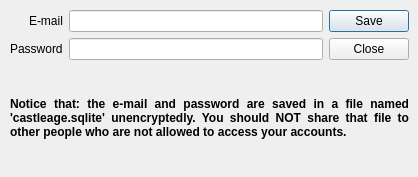
<?xml version="1.0" encoding="UTF-8"?>
<ui version="4.0">
 <class>NewAccountDialog</class>
 <widget class="QDialog" name="NewAccountDialog">
  <property name="geometry">
   <rect>
    <x>0</x>
    <y>0</y>
    <width>418</width>
    <height>177</height>
   </rect>
  </property>
  <property name="minimumSize">
   <size>
    <width>400</width>
    <height>90</height>
   </size>
  </property>
  <property name="windowTitle">
   <string>New Account Dialog</string>
  </property>
  <property name="modal">
   <bool>true</bool>
  </property>
  <widget class="QWidget" name="layoutWidget">
   <property name="geometry">
    <rect>
     <x>10</x>
     <y>10</y>
     <width>399</width>
     <height>161</height>
    </rect>
   </property>
   <layout class="QVBoxLayout" name="verticalLayout" stretch="0,1">
    <item>
     <layout class="QHBoxLayout" name="horizontalLayout" stretch="0,0">
      <property name="spacing">
       <number>-1</number>
      </property>
      <property name="sizeConstraint">
       <enum>QLayout::SetDefaultConstraint</enum>
      </property>
      <item>
       <layout class="QFormLayout" name="formLayout">
        <property name="sizeConstraint">
         <enum>QLayout::SetDefaultConstraint</enum>
        </property>
        <property name="fieldGrowthPolicy">
         <enum>QFormLayout::ExpandingFieldsGrow</enum>
        </property>
        <property name="labelAlignment">
         <set>Qt::AlignRight|Qt::AlignTrailing|Qt::AlignVCenter</set>
        </property>
        <property name="formAlignment">
         <set>Qt::AlignJustify|Qt::AlignTop</set>
        </property>
        <property name="bottomMargin">
         <number>0</number>
        </property>
        <item row="0" column="1">
         <widget class="QLineEdit" name="editEmail">
          <property name="sizePolicy">
           <sizepolicy hsizetype="Expanding" vsizetype="Fixed">
            <horstretch>1</horstretch>
            <verstretch>0</verstretch>
           </sizepolicy>
          </property>
          <property name="minimumSize">
           <size>
            <width>200</width>
            <height>0</height>
           </size>
          </property>
          <property name="text">
           <string notr="true"/>
          </property>
          <property name="placeholderText">
           <string/>
          </property>
          <property name="clearButtonEnabled">
           <bool>false</bool>
          </property>
         </widget>
        </item>
        <item row="1" column="1">
         <widget class="QLineEdit" name="editPassword">
          <property name="sizePolicy">
           <sizepolicy hsizetype="Expanding" vsizetype="Fixed">
            <horstretch>1</horstretch>
            <verstretch>0</verstretch>
           </sizepolicy>
          </property>
          <property name="minimumSize">
           <size>
            <width>200</width>
            <height>0</height>
           </size>
          </property>
         </widget>
        </item>
        <item row="0" column="0">
         <widget class="QLabel" name="labelEmail">
          <property name="text">
           <string>E-mail</string>
          </property>
         </widget>
        </item>
        <item row="1" column="0">
         <widget class="QLabel" name="labelPassword">
          <property name="text">
           <string>Password</string>
          </property>
         </widget>
        </item>
       </layout>
      </item>
      <item>
       <widget class="QDialogButtonBox" name="buttonBox">
        <property name="enabled">
         <bool>true</bool>
        </property>
        <property name="orientation">
         <enum>Qt::Vertical</enum>
        </property>
        <property name="standardButtons">
         <set>QDialogButtonBox::Close|QDialogButtonBox::Save</set>
        </property>
        <property name="centerButtons">
         <bool>false</bool>
        </property>
       </widget>
      </item>
     </layout>
    </item>
    <item>
     <widget class="QLabel" name="label">
      <property name="font">
       <font>
        <weight>75</weight>
        <italic>false</italic>
        <bold>true</bold>
        <kerning>true</kerning>
       </font>
      </property>
      <property name="text">
       <string>Notice that: the e-mail and password are saved in a file named 'castleage.sqlite' unencryptedly. You should NOT share that file to other people who are not allowed to access your accounts.</string>
      </property>
      <property name="textFormat">
       <enum>Qt::RichText</enum>
      </property>
      <property name="alignment">
       <set>Qt::AlignJustify|Qt::AlignVCenter</set>
      </property>
      <property name="wordWrap">
       <bool>true</bool>
      </property>
      <property name="margin">
       <number>6</number>
      </property>
     </widget>
    </item>
   </layout>
  </widget>
 </widget>
 <resources/>
 <connections>
  <connection>
   <sender>buttonBox</sender>
   <signal>accepted()</signal>
   <receiver>NewAccountDialog</receiver>
   <slot>accept()</slot>
   <hints>
    <hint type="sourcelabel">
     <x>248</x>
     <y>254</y>
    </hint>
    <hint type="destinationlabel">
     <x>157</x>
     <y>274</y>
    </hint>
   </hints>
  </connection>
  <connection>
   <sender>buttonBox</sender>
   <signal>rejected()</signal>
   <receiver>NewAccountDialog</receiver>
   <slot>reject()</slot>
   <hints>
    <hint type="sourcelabel">
     <x>316</x>
     <y>260</y>
    </hint>
    <hint type="destinationlabel">
     <x>286</x>
     <y>274</y>
    </hint>
   </hints>
  </connection>
  <connection>
   <sender>editEmail</sender>
   <signal>textChanged(QString)</signal>
   <receiver>NewAccountDialog</receiver>
   <slot>onEmailChanged(QString)</slot>
   <hints>
    <hint type="sourcelabel">
     <x>196</x>
     <y>26</y>
    </hint>
    <hint type="destinationlabel">
     <x>208</x>
     <y>86</y>
    </hint>
   </hints>
  </connection>
  <connection>
   <sender>editPassword</sender>
   <signal>textChanged(QString)</signal>
   <receiver>NewAccountDialog</receiver>
   <slot>onPasswordChanged(QString)</slot>
   <hints>
    <hint type="sourcelabel">
     <x>196</x>
     <y>57</y>
    </hint>
    <hint type="destinationlabel">
     <x>208</x>
     <y>86</y>
    </hint>
   </hints>
  </connection>
 </connections>
 <slots>
  <slot>onEmailChanged(QString)</slot>
  <slot>onPasswordChanged(QString)</slot>
 </slots>
</ui>
